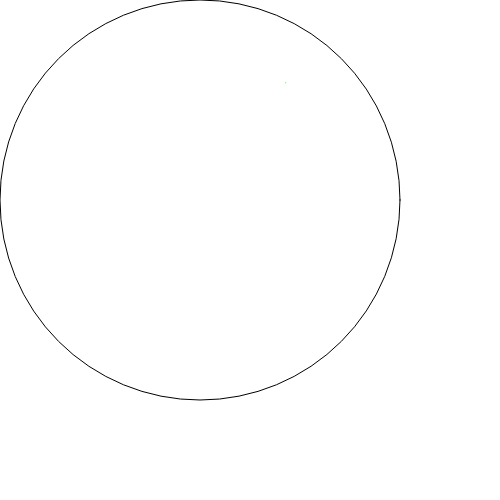
Frame 1 (no input)
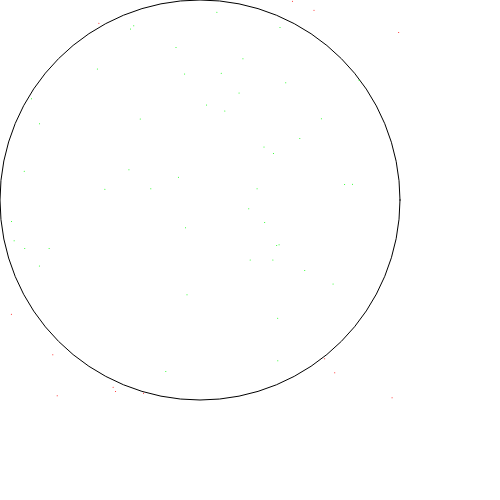
Frame 60 (no input)
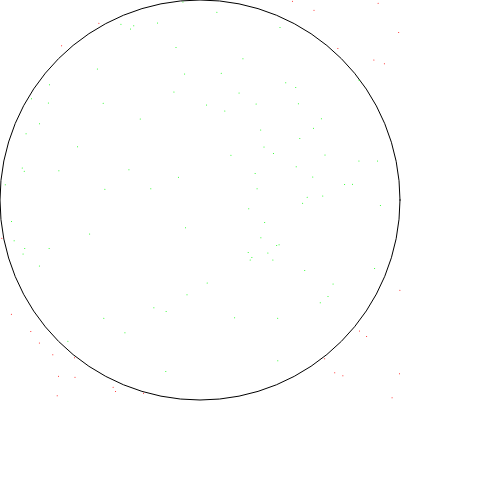
Frame 120 (the mouse pressed at the canvas centre since frame 60)

The p5.js sketch that drew these frames (run headless with seeded random() and noise() and a simulated clock; from frame 60 on, the mouse is pressed at the canvas centre):

// p5.js sketch
// ── sketch.js
//6. Haga una aproximación del valor de $\pi$, usando como referencia el Ejemplo 2 de la sección 3.5.3. Para este ejercicio, agrege a la imagen del ejemplo 2 una circunferencia centrada en el punto $C(200,200)$ y de radio $r = 200$ y permita que el código calcule el número de puntos que caen dentro de la circunferencia. Use la relación $$\frac{A(C)}{A(R)} \approx \frac{\text{Numero de puntos dentro de circunferencia}}{\text{Numero total de puntos}}  $$ donce $A(C)=\pi r^2$ y $A(R) = 200\times 200$.

let puntos_dentro = 0
let puntos_totales = 0

function setup(){
    createCanvas(500, 500);
    background(255);
    stroke(0);
    ellipse(200, 200, 400, 400);
}

function draw(){
    PuntosRandomPi()
}

function PuntosRandomPi(){
    if (puntos_totales < 1000){
        x = random(0, 400);
        y = random(0, 400);
        distancia_x = x - 200;
        distancia_y = y - 200;
        distancia_centro = (distancia_x ** 2 + distancia_y ** 2) ** 0.5;
        if (distancia_centro <= 200){
            stroke(0, 255, 0);
            puntos_dentro += 1;
        }
        else{
            stroke(255,0,0);
            
        }
        point(x, y);
        puntos_totales += 1;
    }
    else{
        pi_aproximado = 4*(float(puntos_dentro) / float(puntos_totales));
        print("Aproximacion de pi:", pi_aproximado);
        print("Proceso terminado");
    }
    
}
